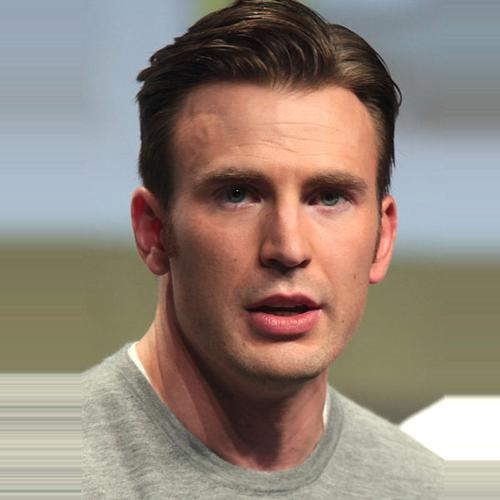
#> input picture data/male_000281.jpg, 500 x 500 px, found by its file name
$ python _01_extract_faces.py
#> lines starting #> are read from the running program, lines starting #| are printed output that depends on the picture; after the words box and inside, x2 and y2 are one past the last pixel; in counts of white or black regions, pixels touching at a corner belong together
#> further down, im is the input picture: shape (500, 500, 3); mean B, G, R 122.1, 132.9, 146.2
import glob
import cv2
import os
from tqdm import tqdm

def extract_face(im, cascade_file):
    # Gray
    gray = cv2.cvtColor(im, cv2.COLOR_BGR2GRAY)
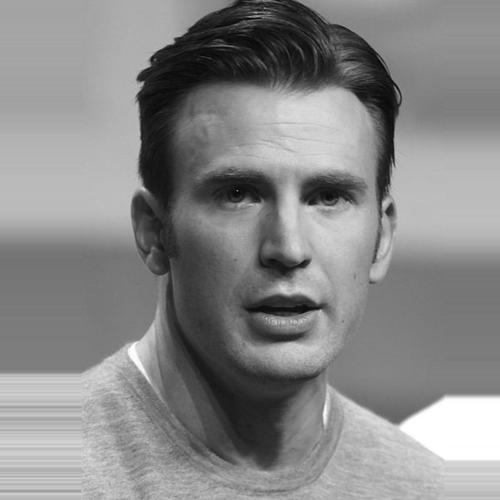
#> gray: shape (500, 500); min 1, max 255, mean 135.6
    # Cascade
    cascade = cv2.CascadeClassifier(cascade_file)
    # Face detection
    face = cascade.detectMultiScale(gray, 1.3, 5)
#> face = [[154, 94, 261, 261]]
    return face

def draw_face(im, cascade_file):
    face = extract_face(im, cascade_file)
#> face = [[154, 94, 261, 261]]
    # Draw rectangle
    for (x,y,w,h) in face:
        cv2.rectangle(im, (x,y), (x+w, y+h), (0,255,0), 3)
#> this loop made 1 pass
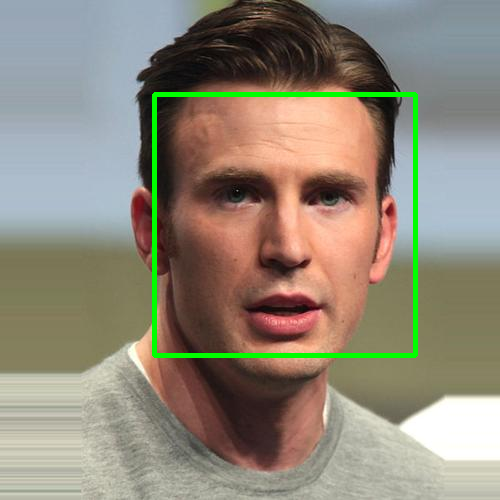
#> im: shape (500, 500, 3); 2.08% of pixels changed, all inside (x1, y1, x2, y2) = (152, 92, 418, 358)
    return im

def crop_face(im, cascade_file):
    face = extract_face(im, cascade_file)
#> face = [[154, 94, 261, 261]]
    (x,y,w,h) = face[0]
#> x = 154; y = 94; w = 261; h = 261
    im_cropped = im[y:y+h, x:x+w]
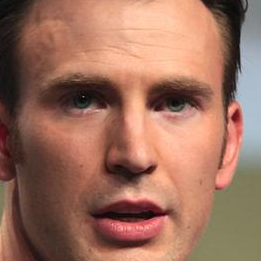
#> im_cropped: shape (261, 261, 3); mean B, G, R 93.6, 111.7, 156.2
    return im_cropped

if __name__ == '__main__':

    # Loading files
    cascade_file = '../model/haarcascade_frontalface_default.xml'
    im = cv2.imread('data/male_000281.jpg')

    # 1. Example image
    # Drawing bouding box
    im_detected = draw_face(im.copy(), cascade_file)
    cv2.imshow('Detected face', im_detected)
    cv2.waitKey(0)
    cv2.destroyAllWindows()

    # Crop face
    im_cropped = crop_face(im, cascade_file)
    cv2.imshow('Cropped face', im_cropped)
    cv2.waitKey(0)
    cv2.destroyAllWindows()

    # 2. Iterating over all files
    female_list = glob.glob('data/female/*.jpg', recursive=True)
    male_list = glob.glob('data/male/*.jpg', recursive=True)
    all_list = female_list + male_list
    errors = 0
    for image in tqdm(all_list):
        try:
            new_path = image.replace('data/', 'data/cropped/')
            os.makedirs(os.path.dirname(new_path), exist_ok=True)
            im = cv2.imread(image)
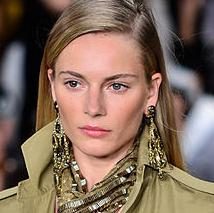
#> input picture data/female/female_000187.jpg, 214 x 213 px
#> im is the input picture: shape (213, 214, 3); mean B, G, R 90.1, 105.2, 128.2
            im_cropped = crop_face(im, cascade_file)
#> in extract_face (call 3), `gray = cv2.cvtColor(im, cv2.COLOR_BGR2GRAY)`:
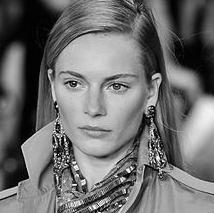
#> gray: shape (213, 214); min 0, max 254, mean 110.4
#> in extract_face (call 3), `face = cascade.detectMultiScale(gray, 1.3, 5)`: face = [[39, 39, 112, 112]]
#> in crop_face (call 2), `(x,y,w,h) = face[0]`: x = 39; w = 112
#> in crop_face (call 2), `im_cropped = im[y:y+h, x:x+w]`:
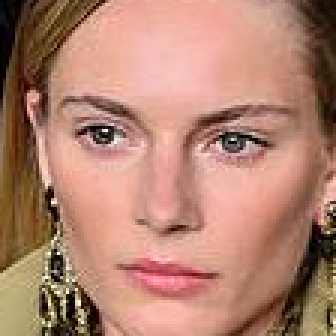
#> im_cropped: shape (112, 112, 3) (shown 3 times larger); mean B, G, R 111.7, 130.6, 178.4
            cv2.imwrite(new_path, im_cropped)
        except:
            errors+=1
#> pass 2 of the loop `for image in tqdm(all_list):`:
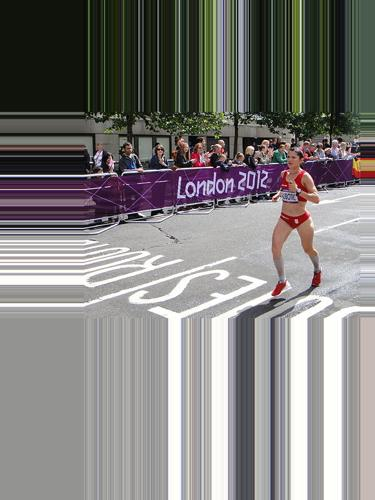
#> input picture data/female/female_000350.jpg, 375 x 500 px
#> im is the input picture: shape (500, 375, 3); mean B, G, R 124.7, 126.5, 128.4
#> in extract_face (call 4), `gray = cv2.cvtColor(im, cv2.COLOR_BGR2GRAY)`:
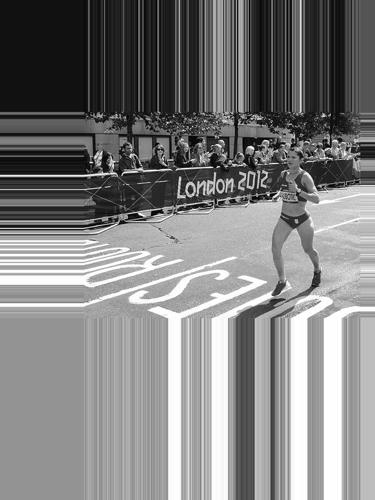
#> gray: shape (500, 375); min 0, max 255, mean 126.8
#> in extract_face (call 4), `face = cascade.detectMultiScale(gray, 1.3, 5)`: face = ()
#> pass 3 of the loop `for image in tqdm(all_list):`:
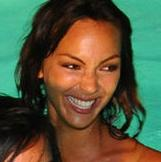
#> input picture data/female/female_000405.jpg, 161 x 162 px
#> im is the input picture: shape (162, 161, 3); mean B, G, R 62, 88.1, 86.4
#> in extract_face (call 5), `gray = cv2.cvtColor(im, cv2.COLOR_BGR2GRAY)`:
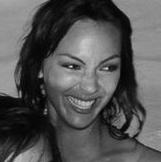
#> gray: shape (162, 161); min 1, max 226, mean 84.6
#> in extract_face (call 5), `face = cascade.detectMultiScale(gray, 1.3, 5)`: face = [[45, 34, 87, 87]]
#> in crop_face (call 4), `(x,y,w,h) = face[0]`: x = 45; y = 34; w = 87
#> in crop_face (call 4), `im_cropped = im[y:y+h, x:x+w]`:
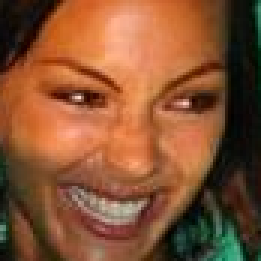
#> im_cropped: shape (87, 87, 3) (shown 3 times larger); mean B, G, R 50.7, 82.7, 133.6
            #print(f"Can't find any face in the image {image}")

    print('Total errors: ', errors)
